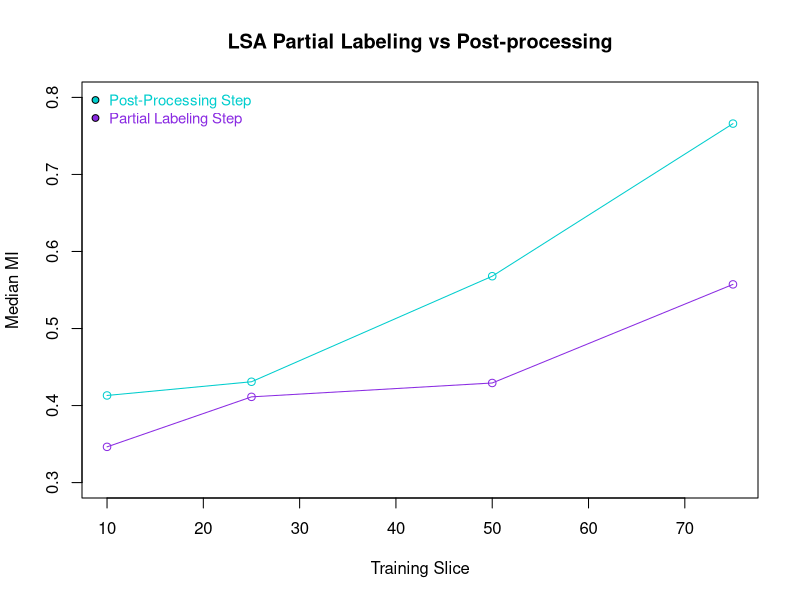

The R source for this figure:
x_axis = c(10,25,50,75)
lsaPreproc = c(0.3464, 0.4113, 0.4293, 0.5573)
lsaPostproc = c(0.4131, 0.4309, 0.5679, 0.7660)

plot(x_axis, lsaPostproc, main="LSA Partial Labeling vs Post-processing", col="cyan3", xlab="Training Slice", ylab="Median MI", ylim=c(0.3, 0.80))
lines(x_axis, lsaPostproc, col="cyan3")
points(x_axis,lsaPreproc, col="blueviolet")
lines(x_axis, lsaPreproc, col="blueviolet")

legend("topleft", cex=0.9, bty="n", legend=c("Post-Processing Step", "Partial Labeling Step"), text.col=c("cyan3", "blueviolet"), pt.bg=c("cyan3", "blueviolet"), pch=c(21,21))